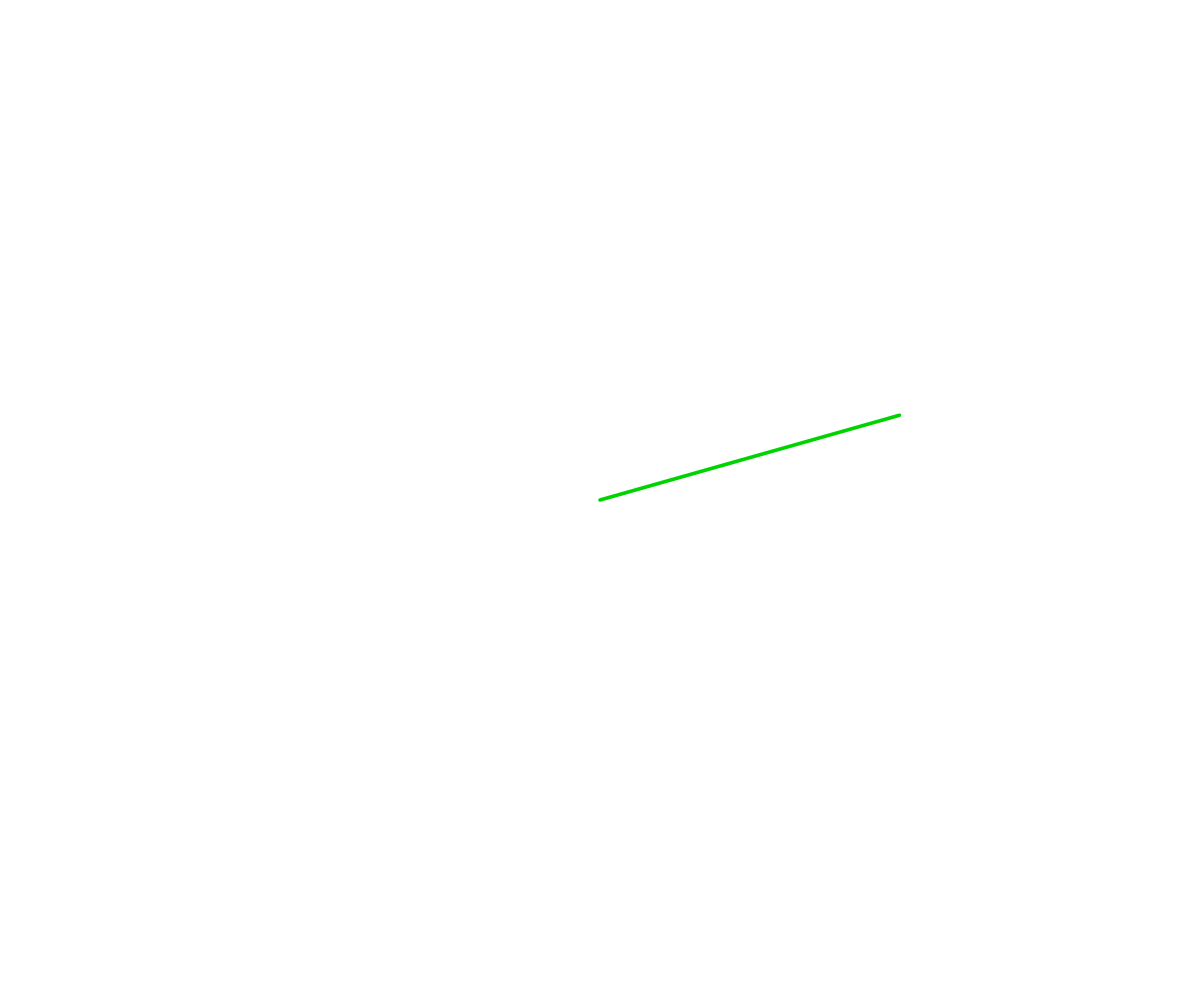
Frame 1 (no input)
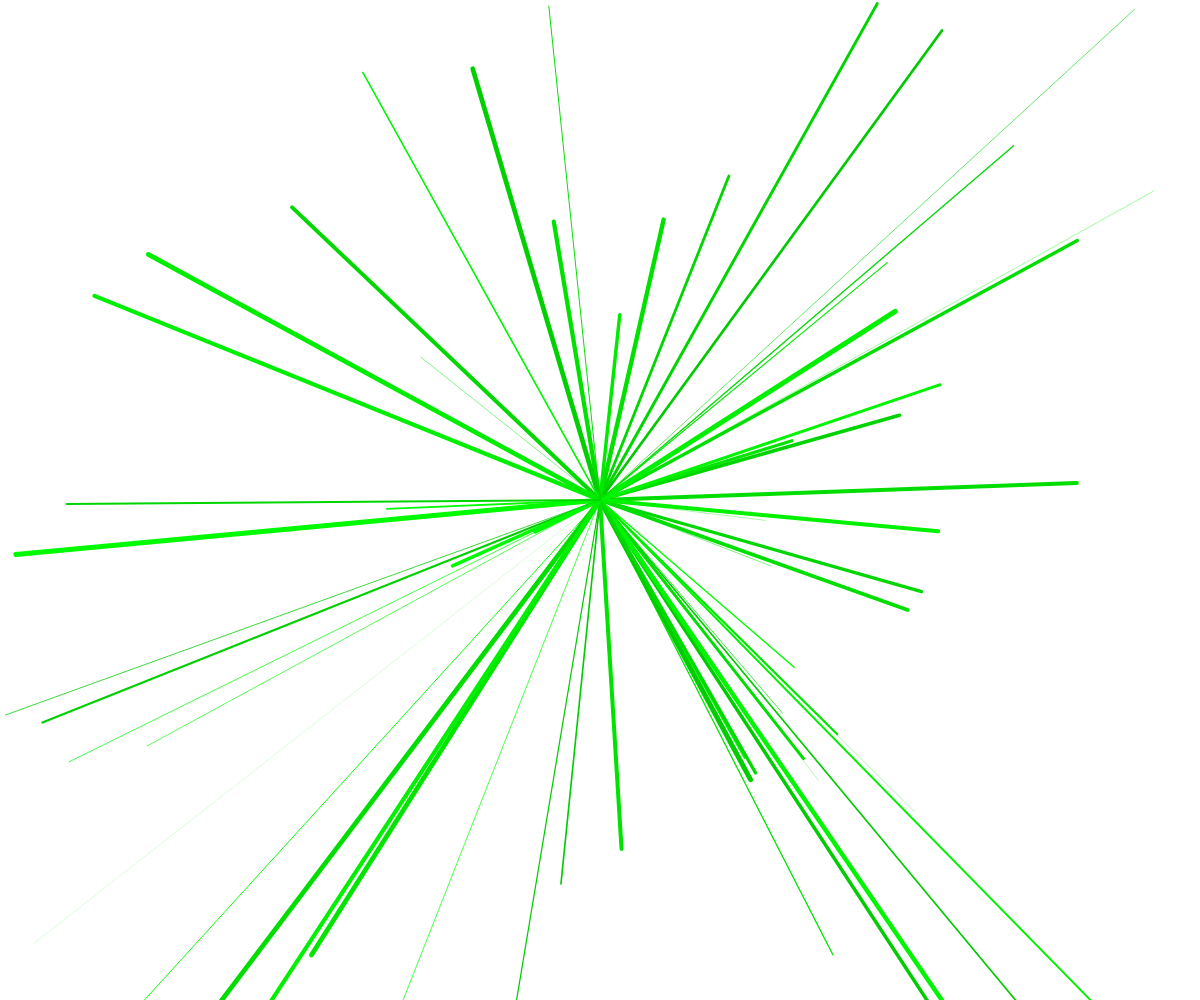
Frame 60 (no input)
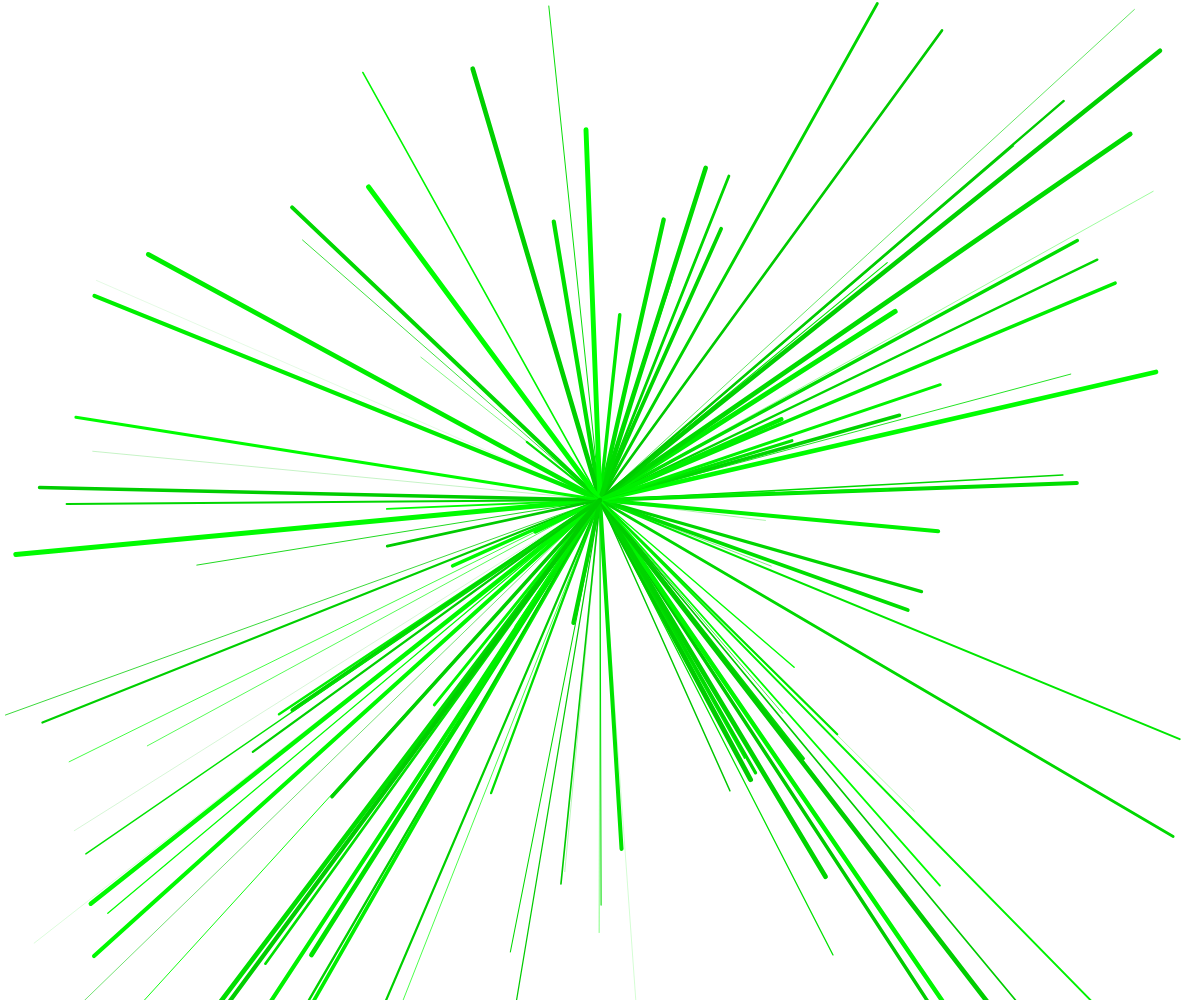
Frame 120 (the mouse pressed at the canvas centre since frame 60)

The p5.js sketch that drew these frames (run headless with seeded random() and noise() and a simulated clock; from frame 60 on, the mouse is pressed at the canvas centre):

// p5.js sketch
// ── sketch.js
function setup() {
  createCanvas(windowWidth, windowHeight);
}

function draw() {
//    background(0);
    strokeWeight(random(5));
    stroke(0,random(200,255),0);
    line(width/2,height/2,random(width),random(width));
}
